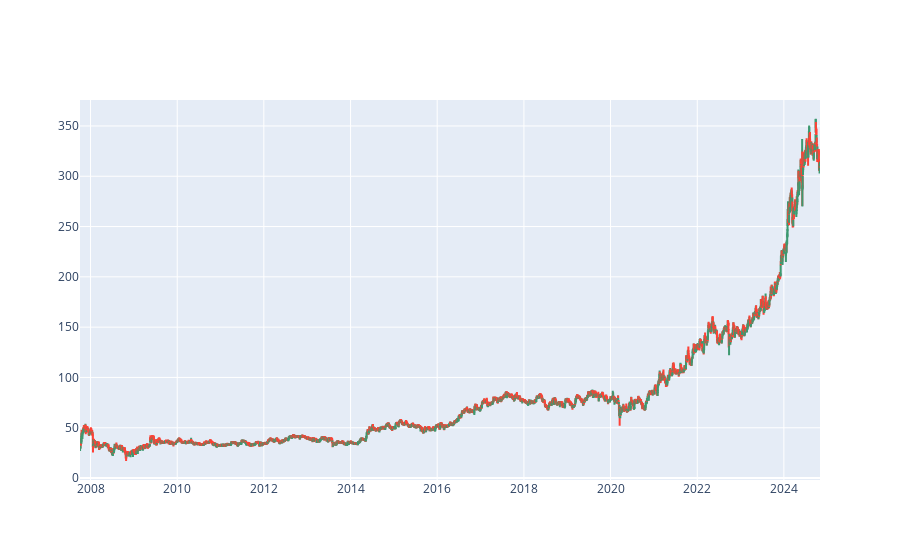

This figure's notebook cell:
### Code cell
#candlesticks

import plotly.graph_objects as go

fig = go.Figure(data=[go.Candlestick(x = data01['Date'], open = data01['Open'],
                                     high = data01['High'],
                                     low = data01['Low'],
                                     close = data01['Close']
                                    )])

fig.update_layout(xaxis_rangeslider_visible=False)
fig.show()

### Figure 1 — Plotly figure (JSON) as saved in the notebook; plotly's stock layout.template omitted (floating-point values rounded to 4 significant figures; data arrays with more than 128 entries replaced by an {"elided": "..."} marker saying what was removed)
{"data": [{"close": {"elided": "4209 str values"}, "high": {"elided": "4209 str values"}, "low": {"elided": "4209 str values"}, "open": {"elided": "4209 str values"}, "type": "candlestick", "x": {"elided": "4209 str values"}}], "layout": {"xaxis": {"rangeslider": {"visible": false}}}}
